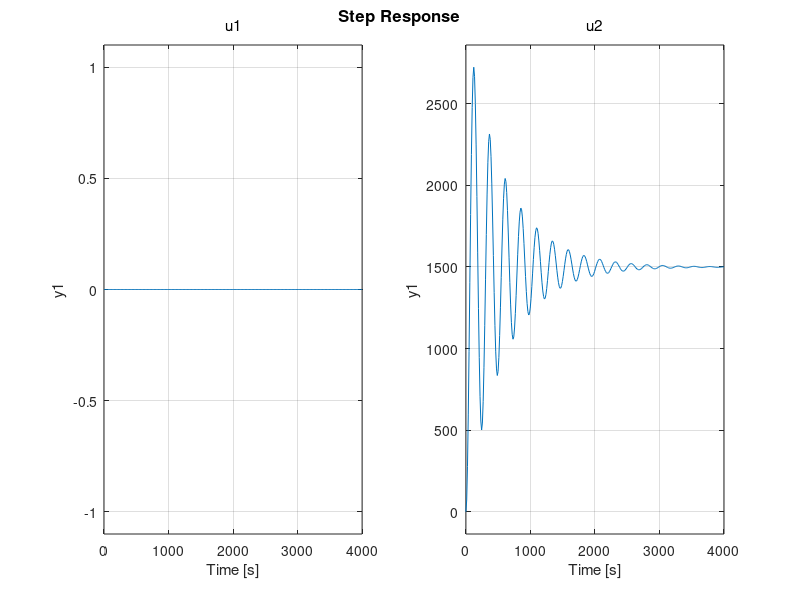
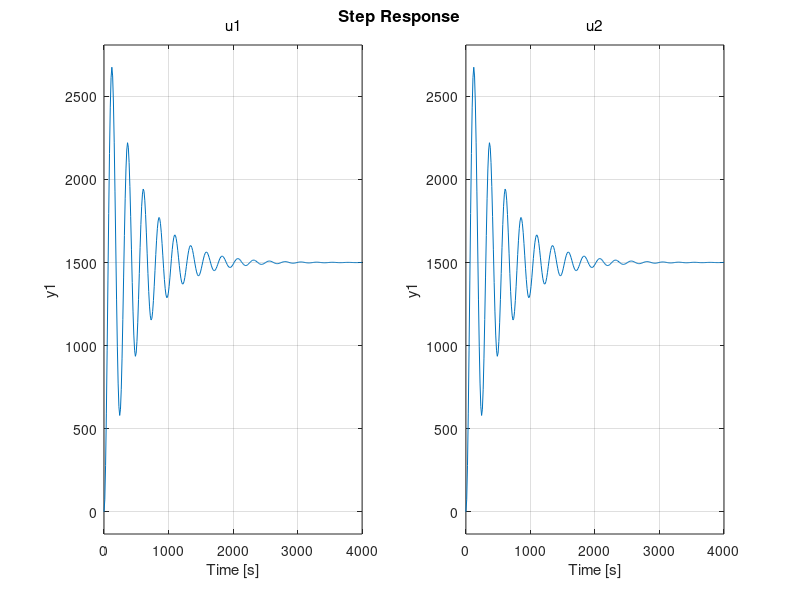
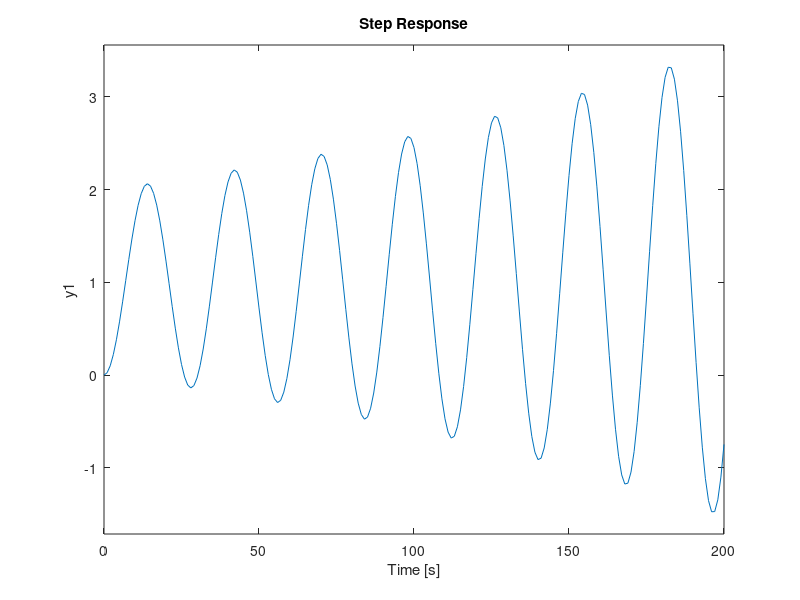

These figures' MATLAB source, in order:
%This the tutorial of cruise control of a car.
%Author : Varun Pawar
%Email : varunpwr897@gmail.com
%% Example 1 : Position Control
M = 1500;%mass of car in kg
b = 5;%Damping coefficient
%p controller
k = 1;
A  = [-b/M -k/M ; 1 0];
B = [0 k;0 0];
C = [0 1]; 
D = [0 0];
sys = ss(A,B,C,D);
figure('Name','Cruise controller')
step(sys);%step response of p controller
%PD controller
kd = 1;
kp = 1;
A  = [-(b+kd)/M -kp/M ; 1 0];
B = [kd kp;0 0];
C = [0 1]; 
D = [0 0];
sys = ss(A,B,C,D);
figure('Name','Cruise controller v2')
step(sys);%step response of p controller
%% Example 2 : PID Controller
s = tf('s');%Frequency variable
P_car = k/(M*s^2 + s*b);
Kp = 75;
Ki = 1;
Kd = 1;
C = pid(Kp,Ki,Kd);
sys_cl = feedback(C*P_car,1);
figure
step(sys_cl,0:1:200);
grid
%title('Step Response with Proportional Control')
         
